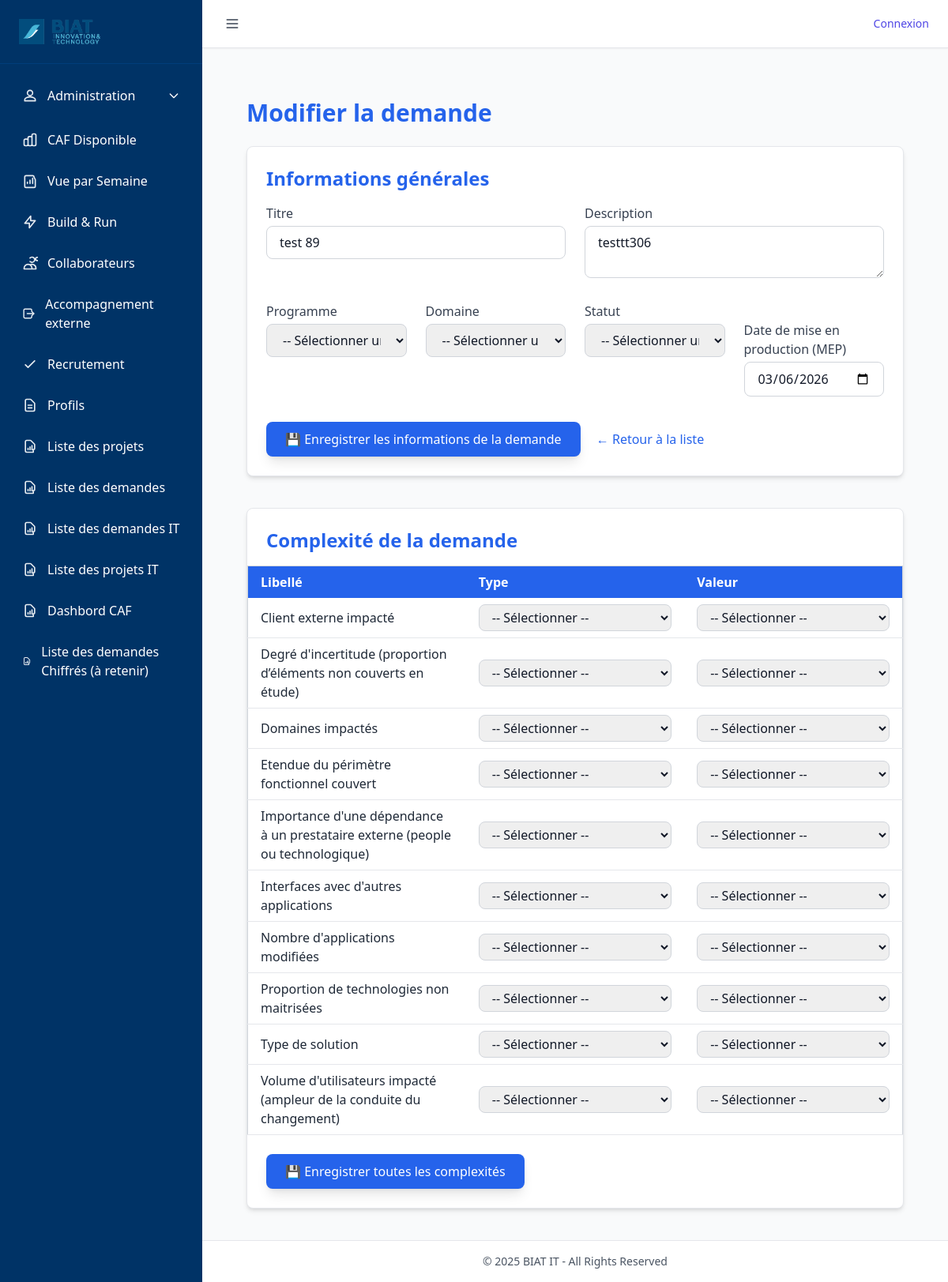
Page /projet/modifier_demande/205 on the committed database.
### tables this page shows
CREATE TABLE "Projet" (
    "id" INTEGER PRIMARY KEY AUTOINCREMENT,
    "ref_opg" NUMERIC,
    "titre_projet" NVARCHAR(200),
    "description" NVARCHAR(300),
    "id_release" INTEGER,
    "id_programme" INTEGER,
    "score_complexite" NUMERIC,
    "date_mep" DATE,
    "retenue" INTEGER,
    "idate" DATE,
    "iuser" INTEGER,
    "uuser" INTEGER,
    "udate" DATE,
    "id_domaine" INTEGER,
    "id_categorie" INTEGER,
    "id_statut" INTEGER,
    "estimation_jh" REAL DEFAULT 0,
    "id_statut_demande" INTEGER, type TEXT, score_wsjf REAL,
    
    FOREIGN KEY("id_categorie") REFERENCES "categorie"("id") ON DELETE SET NULL ON UPDATE CASCADE,
    FOREIGN KEY("id_domaine") REFERENCES "domaines"("id") ON DELETE SET NULL ON UPDATE CASCADE,
    FOREIGN KEY("id_programme") REFERENCES "Programme"("id") ON DELETE SET NULL ON UPDATE CASCADE,
    FOREIGN KEY("id_statut") REFERENCES "Statut"("id") ON DELETE SET NULL ON UPDATE CASCADE,
    FOREIGN KEY("id_statut_demande") REFERENCES "Statut_demande"("id") ON DELETE SET NULL ON UPDATE CASCADE
);

### routes/projet_routes.py (the view, shortened to what this page needs)
@projet_bp.route("/modifier_demande/<projet_id>", methods=["GET", "POST"])
def modifier_demande(projet_id):
    conn = get_db()
    cur = conn.cursor()
    demande = query_db("SELECT * FROM Projet WHERE id = ?", [projet_id], one=True)
    if not demande:
        flash("❌ Demande introuvable.", "error")
        return redirect(url_for("projet.liste_demandes"))
    ancien_domaine = demande["id_domaine"]
    ancien_score_complexite = demande["score_complexite"]
    programmes = query_db("SELECT id, nom FROM programme ORDER BY nom")
    domaines = query_db("SELECT id, nom FROM domaines ORDER BY nom")
    categories = query_db("SELECT id, nom FROM categorie ORDER BY nom")
    statuts = query_db("SELECT id, nom FROM statut_demande ORDER BY nom")
    libelles_complexite = query_db("""
        SELECT DISTINCT libelle FROM complexite
        WHERE libelle IS NOT NULL AND libelle <> ''
        ORDER BY libelle
    """)
    complexites = []
    for l in libelles_complexite:
        lib = l["libelle"]
        valeur_existante = query_db("""
            SELECT c.id AS id_complexite, c.libelle, c.type_libelle, c.valeur_libelle
            FROM complexite_projet cp
            JOIN complexite c ON c.id = cp.id_complexite
            WHERE cp.id_projet = ? AND c.libelle = ?
            LIMIT 1
        """, [projet_id, lib], one=True)
        if valeur_existante:
            complexites.append(valeur_existante)
        else:
            complexites.append({
                "libelle": lib,
                "id_complexite": None,
                "type_libelle": None,
                "valeur_libelle": None
            })
    complexite_possibles = query_db("""
        SELECT DISTINCT libelle, id, type_libelle, valeur_libelle
        FROM complexite
        WHERE type_libelle IS NOT NULL AND type_libelle <> ''
        ORDER BY id
    """)
    dropdowns_complexite = {}
    for c in complexite_possibles:
        dropdowns_complexite.setdefault(c["libelle"], []).append(dict(c))
    return render_template(
        "modifier_demande.html",
        demande=demande,
        programmes=programmes,
        domaines=domaines,
        statuts=statuts,
        complexites=complexites,
        dropdowns_complexite=dropdowns_complexite,
    )

### utils/db_utils.py (called while the page is built)
def get_connection():
    conn = sqlite3.connect(
        DB_PATH,
        timeout=60,               # ⏱️ Patiente jusqu'à 60s avant "database is locked"
        check_same_thread=False
    )
    conn.row_factory = sqlite3.Row
    conn.execute("PRAGMA journal_mode=WAL;")      # Autorise les écritures concurrentes
    conn.execute("PRAGMA synchronous=NORMAL;")    # Bon compromis vitesse/sécurité
    conn.execute("PRAGMA foreign_keys = ON;")     # Active les clés étrangères
    conn.execute("PRAGMA busy_timeout = 60000;")  # Attend 60s avant d'abandonner une écriture
    return conn

def get_db():
    return get_connection()

def query_db(query, args=(), one=False, retries=3, delay=1):
    for attempt in range(retries):
        try:
            conn = get_connection()
            cur = conn.execute(query, args)
            rows = cur.fetchall()
            cur.close()
            conn.close()
            return (rows[0] if rows else None) if one else rows
        except sqlite3.OperationalError as e:
            if "locked" in str(e).lower() and attempt < retries - 1:
                time.sleep(delay)
                continue
            raise

### templates/modifier_demande.html (shortened to what this page needs)
{% extends "base.html" %}
{% block content %}
<div class="max-w-6xl mx-auto px-8 py-10">
  <h1 class="text-3xl font-bold mb-6 text-blue-600">Modifier la demande</h1>
  <form method="POST" class="bg-white shadow-md rounded-lg p-6 mb-10 border border-gray-200">
    <h2 class="text-2xl font-semibold text-blue-600 mb-4">Informations générales</h2>
    <div class="grid grid-cols-1 md:grid-cols-2 gap-6">
      <div>
        <label class="block font-medium text-gray-700 mb-1">Titre</label>
        <input type="text" name="titre" value="{{ demande.titre_projet }}"
               class="w-full border border-gray-300 rounded-lg px-4 py-2 focus:ring-blue-400 focus:border-blue-400">
      </div>
      <div>
        <label class="block font-medium text-gray-700 mb-1">Description</label>
        <textarea name="description" rows="2"
                  class="w-full border border-gray-300 rounded-lg px-4 py-2 focus:ring-blue-400 focus:border-blue-400">{{ demande.description }}</textarea>
      </div>
    </div>
    <div class="grid grid-cols-1 md:grid-cols-4 gap-6 mt-6">
      <div>
        <label class="block font-medium text-gray-700 mb-1">Programme</label>
        <select name="id_programme" onchange="loadPhasesProgramme()"
                class="w-full border border-gray-300 rounded-lg px-4 py-2 focus:ring-blue-400 focus:border-blue-400">
          <option value="">-- Sélectionner un programme --</option>
        </select>
      </div>
      <div>
        <label class="block font-medium text-gray-700 mb-1">Domaine</label>
        <select name="id_domaine"
                class="w-full border border-gray-300 rounded-lg px-4 py-2 focus:ring-blue-400 focus:border-blue-400">
          <option value="">-- Sélectionner un domaine --</option>
        </select>
      </div>
      <div>
        <label class="block font-medium text-gray-700 mb-1">Statut</label>
        <select name="statut"
                class="w-full border border-gray-300 rounded-lg px-4 py-2 focus:ring-blue-400 focus:border-blue-400">
          <option value="">-- Sélectionner un statut --</option>
        </select>
      </div>
    <div class="mt-6">
      <label class="block font-medium text-gray-700 mb-1">Date de mise en production (MEP)</label>
      <input type="date" name="date_mep" value="{{ demande.date_mep or '' }}"
             class="border border-gray-300 rounded-lg px-4 py-2 focus:ring-blue-400 focus:border-blue-400">
    </div>
</div>
    <div class="mt-8">
      <button type="submit"
              class="bg-blue-600 hover:bg-blue-700 text-white px-6 py-2.5 rounded-lg shadow-lg">
        💾 Enregistrer les informations de la demande
      </button>
      <a href="{{ url_for('projet.liste_demandes') }}"
         class="ml-4 text-blue-600 hover:underline">← Retour à la liste</a>
    </div>
  </form>
  <form method="POST" action="{{ url_for('projet.update_all_complexites_demande', projet_id=demande.id) }}"
        class="bg-white shadow-md rounded-lg border border-gray-200 mt-10">
    <h2 class="text-2xl font-semibold text-blue-600 px-6 pt-6 mb-4">Complexité de la demande</h2>
    <table class="min-w-full border border-gray-300 rounded-lg mb-6">
      <thead class="bg-blue-600 text-white">
        <tr>
          <th class="px-4 py-2 text-left w-1/3">Libellé</th>
          <th class="px-4 py-2 text-left w-1/3">Type</th>
          <th class="px-4 py-2 text-left w-1/3">Valeur</th>
        </tr>
      </thead>
      <tbody>
        {% for comp in complexites %}
        <tr class="border-b hover:bg-gray-50">
          <td class="px-4 py-2 font-medium text-gray-800">{{ comp.libelle }}</td>
          <td class="px-4 py-2">
            <select id="type_c{{ loop.index }}" class="border border-gray-300 rounded-lg px-3 py-1 w-full"
                    onchange="updateComplexite('{{ loop.index }}')">
              <option value="">-- Sélectionner --</option>
            </select>
          </td>
          <td class="px-4 py-2">
            <select name="complexite_{{ comp.libelle }}" id="valeur_c{{ loop.index }}"
                    class="border border-gray-300 rounded-lg px-3 py-1 w-full">
              <option value="">-- Sélectionner --</option>
            </select>
          </td>
        </tr>
        {% endfor %}
      </tbody>
    </table>
    <div class="px-6 pb-6">
      <button type="submit"
              class="bg-blue-600 hover:bg-blue-700 text-white px-6 py-2.5 rounded-lg shadow-lg">
        💾 Enregistrer toutes les complexités
      </button>
    </div>
  </form>
</div>
{% endblock %}

### static/css/styles.css (style rules this page uses)
body { background-color: #f8f9fa; }

### rows in the picture
Projet: titre "test 89", description "testtt306", date_mep "03/06/2026"

### other values in the picture
{{ comp.libelle }} "Client externe impacté" "Degré d'incertitude (proportion d’éléments non couverts en étude)" "Domaines impactés" "Etendue du périmètre fonctionnel couvert" "Importance d'une dépendance à un prestataire externe (people ou technologique)" "Interfaces avec d'autres applications" "Nombre d'applications modifiées" "Proportion de technologies non maitrisées" "Type de solution" "Volume d'utilisateurs impacté (ampleur de la conduite du changement)"
